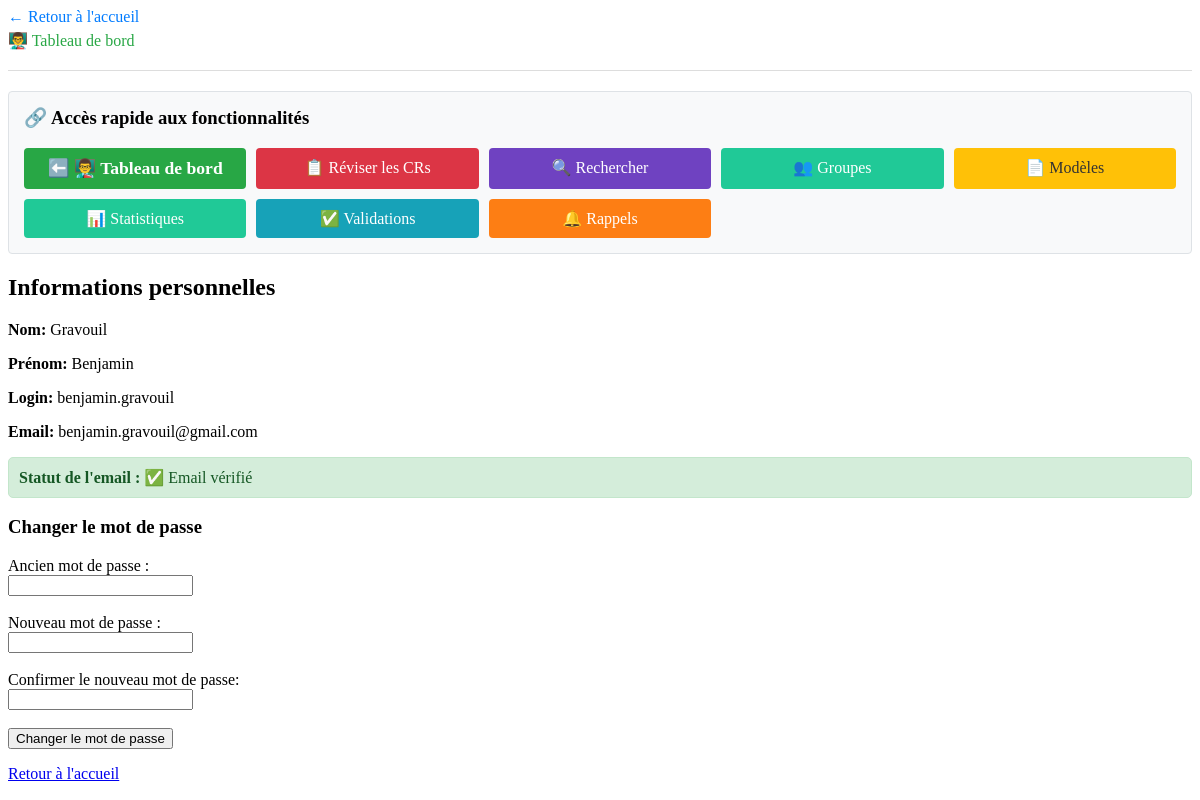
The app's page /perso.php (signed in) with its own data.
### tables this page shows
CREATE TABLE IF NOT EXISTS `utilisateur` (
  `num` int NOT NULL AUTO_INCREMENT,
  `nom` varchar(100) NOT NULL,
  `prenom` varchar(100) NOT NULL,
  `tel` varchar(20) DEFAULT NULL,
  `login` varchar(100) NOT NULL,
  `motdepasse` varchar(100) NOT NULL,
  `type` int DEFAULT NULL,
  `email` varchar(100) DEFAULT NULL,
  `option` int DEFAULT NULL,
  `num_stage` int DEFAULT NULL,
  `token` varchar(10000) NOT NULL,
  `date` date DEFAULT NULL,
  `token_created_at` datetime DEFAULT NULL,
  `email_valide` tinyint(1) DEFAULT '0',
  `code_verification` varchar(10) DEFAULT NULL,
  `email_verification_token` varchar(100) DEFAULT NULL,
  `email_verification_token_created_at` datetime DEFAULT NULL,
  PRIMARY KEY (`num`),
  UNIQUE KEY `login` (`login`),
  UNIQUE KEY `email` (`email`),
  KEY `num_stage` (`num_stage`)
);

### perso.php (the view, shortened to what this page needs)
<?php
include '_conf.php';
include 'fonctions.php';
$bdd = mysqli_connect($serveurBDD, $userBDD, $mdpBDD, $nomBDD);
$user_id = $_SESSION['Sid'];
$query = "SELECT * FROM utilisateur WHERE num = $user_id";
$result = mysqli_query($bdd, $query);
$user = mysqli_fetch_assoc($result);
?>
<!DOCTYPE html>
<html lang="fr">
<head>
</head>
<body>
    <h2>Informations personnelles</h2>
    <p><strong>Nom:</strong> <?php echo $user['nom']; ?></p>
    <p><strong>Prénom:</strong> <?php echo $user['prenom']; ?></p>
    <p><strong>Login:</strong> <?php echo $user['login']; ?></p>
    <p><strong>Email:</strong> <?php echo $user['email']; ?></p>
    <div class="email-status <?php echo $user['email_valide'] ? 'email-valide' : 'email-non-valide'; ?>">
        <strong>Statut de l'email :</strong>
        <?php if ($user['email_valide']): ?>
            ✅ Email vérifié
        <?php endif; ?>
    </div>
    <h3>Changer le mot de passe</h3>
    <form method="POST">
        <label>Ancien mot de passe :</label><br>
        <input type="password" name="old_password" required><br><br>
        <label>Nouveau mot de passe :</label><br>
        <input type="password" name="new_password" required><br><br>
        <label>Confirmer le nouveau mot de passe:</label><br>
        <input type="password" name="confirm_password" required><br><br>
        <button type="submit" name="update_password">Changer le mot de passe</button>
    </form>
    <p><a href="accueil.php">Retour à l'accueil</a></p>
</body>
</html>

### perso.php (style rules this page uses)
.email-status { padding: 10px; margin: 10px 0; border-radius: 5px; }
.email-valide { background-color: #d4edda; border: 1px solid #c3e6cb; color: #155724; }

### records on screen
utilisateur: nom "Gravouil", prenom "Benjamin", login "benjamin.gravouil", email "benjamin.gravouil@gmail.com"

### other values on screen
$icon "👨‍🏫"
$dashboard_icon "👨‍🏫"
